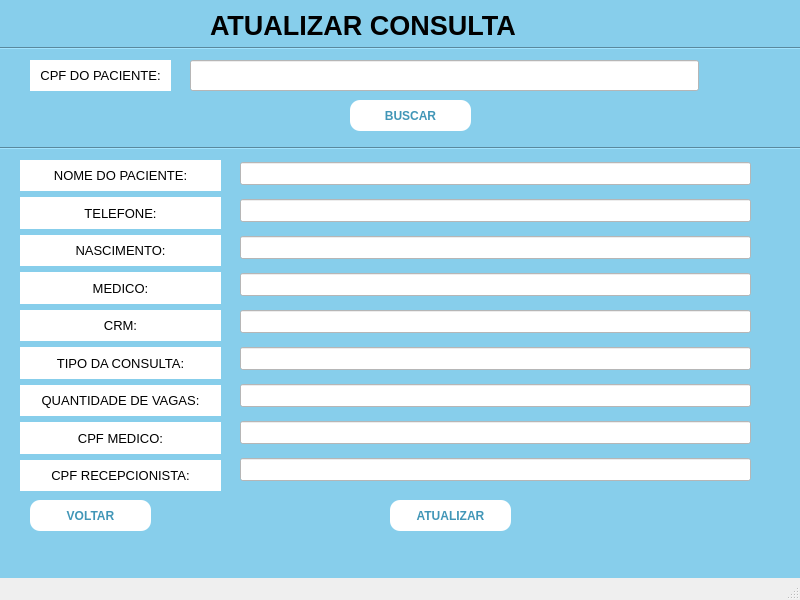
<?xml version="1.0" encoding="UTF-8"?>
<ui version="4.0">
 <class>MainWindow</class>
 <widget class="QMainWindow" name="MainWindow">
  <property name="geometry">
   <rect>
    <x>0</x>
    <y>0</y>
    <width>800</width>
    <height>600</height>
   </rect>
  </property>
  <property name="font">
   <font>
    <pointsize>10</pointsize>
   </font>
  </property>
  <property name="windowTitle">
   <string>MainWindow</string>
  </property>
  <property name="styleSheet">
   <string notr="true"/>
  </property>
  <property name="animated">
   <bool>true</bool>
  </property>
  <widget class="QWidget" name="centralwidget">
   <property name="styleSheet">
    <string notr="true">background-color: skyblue;</string>
   </property>
   <widget class="QLabel" name="label">
    <property name="geometry">
     <rect>
      <x>210</x>
      <y>0</y>
      <width>421</width>
      <height>51</height>
     </rect>
    </property>
    <property name="font">
     <font>
      <pointsize>20</pointsize>
      <weight>75</weight>
      <bold>true</bold>
     </font>
    </property>
    <property name="frameShape">
     <enum>QFrame::NoFrame</enum>
    </property>
    <property name="text">
     <string>ATUALIZAR CONSULTA</string>
    </property>
    <property name="textFormat">
     <enum>Qt::AutoText</enum>
    </property>
    <property name="alignment">
     <set>Qt::AlignLeading|Qt::AlignLeft|Qt::AlignVCenter</set>
    </property>
   </widget>
   <widget class="QPushButton" name="pushButton">
    <property name="geometry">
     <rect>
      <x>390</x>
      <y>500</y>
      <width>121</width>
      <height>31</height>
     </rect>
    </property>
    <property name="font">
     <font>
      <weight>75</weight>
      <bold>true</bold>
     </font>
    </property>
    <property name="styleSheet">
     <string notr="true">QPushButton {
    background-color: white;  /* Cor de fundo */
    color: rgb(65, 150, 183);  /* Cor do texto */
    border-radius: 10px;  /* Raio dos cantos */
    padding: 10px 20px;  /* Preenchimento interno */
}

QPushButton:hover {
    color: white;
    background-color: rgb(8, 113, 155);  /* Cor de fundo ao passar o mouse */
}</string>
    </property>
    <property name="text">
     <string>ATUALIZAR</string>
    </property>
   </widget>
   <widget class="QPushButton" name="pushButton_2">
    <property name="geometry">
     <rect>
      <x>30</x>
      <y>500</y>
      <width>121</width>
      <height>31</height>
     </rect>
    </property>
    <property name="font">
     <font>
      <weight>75</weight>
      <bold>true</bold>
     </font>
    </property>
    <property name="styleSheet">
     <string notr="true">QPushButton {
    background-color: white;  /* Cor de fundo */
    color: rgb(65, 150, 183);  /* Cor do texto */
    border-radius: 10px;  /* Raio dos cantos */
    padding: 10px 20px;  /* Preenchimento interno */
}

QPushButton:hover {
    color: white;
    background-color: rgb(8, 113, 155);  /* Cor de fundo ao passar o mouse */
}</string>
    </property>
    <property name="text">
     <string>VOLTAR</string>
    </property>
   </widget>
   <widget class="Line" name="line">
    <property name="geometry">
     <rect>
      <x>0</x>
      <y>140</y>
      <width>801</width>
      <height>16</height>
     </rect>
    </property>
    <property name="orientation">
     <enum>Qt::Horizontal</enum>
    </property>
   </widget>
   <widget class="QWidget" name="layoutWidget">
    <property name="geometry">
     <rect>
      <x>20</x>
      <y>160</y>
      <width>201</width>
      <height>331</height>
     </rect>
    </property>
    <layout class="QVBoxLayout" name="verticalLayout">
     <item>
      <widget class="QLabel" name="label_3">
       <property name="styleSheet">
        <string notr="true">background-color: white;</string>
       </property>
       <property name="text">
        <string>NOME DO PACIENTE:</string>
       </property>
       <property name="alignment">
        <set>Qt::AlignCenter</set>
       </property>
      </widget>
     </item>
     <item>
      <widget class="QLabel" name="label_11">
       <property name="styleSheet">
        <string notr="true">background-color: white;</string>
       </property>
       <property name="text">
        <string>TELEFONE:</string>
       </property>
       <property name="alignment">
        <set>Qt::AlignCenter</set>
       </property>
      </widget>
     </item>
     <item>
      <widget class="QLabel" name="label_4">
       <property name="styleSheet">
        <string notr="true">background-color: white;</string>
       </property>
       <property name="text">
        <string>NASCIMENTO:</string>
       </property>
       <property name="alignment">
        <set>Qt::AlignCenter</set>
       </property>
      </widget>
     </item>
     <item>
      <widget class="QLabel" name="label_5">
       <property name="styleSheet">
        <string notr="true">background-color: white;</string>
       </property>
       <property name="text">
        <string>MEDICO:</string>
       </property>
       <property name="alignment">
        <set>Qt::AlignCenter</set>
       </property>
      </widget>
     </item>
     <item>
      <widget class="QLabel" name="label_6">
       <property name="styleSheet">
        <string notr="true">background-color: white;</string>
       </property>
       <property name="text">
        <string>CRM:</string>
       </property>
       <property name="alignment">
        <set>Qt::AlignCenter</set>
       </property>
      </widget>
     </item>
     <item>
      <widget class="QLabel" name="label_7">
       <property name="styleSheet">
        <string notr="true">background-color: white;</string>
       </property>
       <property name="text">
        <string>TIPO DA CONSULTA:</string>
       </property>
       <property name="alignment">
        <set>Qt::AlignCenter</set>
       </property>
      </widget>
     </item>
     <item>
      <widget class="QLabel" name="label_9">
       <property name="styleSheet">
        <string notr="true">background-color: white;</string>
       </property>
       <property name="text">
        <string>QUANTIDADE DE VAGAS:</string>
       </property>
       <property name="alignment">
        <set>Qt::AlignCenter</set>
       </property>
      </widget>
     </item>
     <item>
      <widget class="QLabel" name="label_10">
       <property name="styleSheet">
        <string notr="true">background-color: white;</string>
       </property>
       <property name="text">
        <string>CPF MEDICO:</string>
       </property>
       <property name="alignment">
        <set>Qt::AlignCenter</set>
       </property>
      </widget>
     </item>
     <item>
      <widget class="QLabel" name="label_8">
       <property name="styleSheet">
        <string notr="true">background-color: white;</string>
       </property>
       <property name="text">
        <string>CPF RECEPCIONISTA:</string>
       </property>
       <property name="alignment">
        <set>Qt::AlignCenter</set>
       </property>
      </widget>
     </item>
    </layout>
   </widget>
   <widget class="QWidget" name="layoutWidget">
    <property name="geometry">
     <rect>
      <x>240</x>
      <y>154</y>
      <width>511</width>
      <height>341</height>
     </rect>
    </property>
    <layout class="QVBoxLayout" name="verticalLayout_2">
     <item>
      <widget class="QLineEdit" name="lineEdit_2">
       <property name="styleSheet">
        <string notr="true">background-color: white;</string>
       </property>
      </widget>
     </item>
     <item>
      <widget class="QLineEdit" name="lineEdit_3">
       <property name="styleSheet">
        <string notr="true">background-color: white;</string>
       </property>
      </widget>
     </item>
     <item>
      <widget class="QLineEdit" name="lineEdit_4">
       <property name="styleSheet">
        <string notr="true">background-color: white;</string>
       </property>
      </widget>
     </item>
     <item>
      <widget class="QLineEdit" name="lineEdit_5">
       <property name="styleSheet">
        <string notr="true">background-color: white;</string>
       </property>
      </widget>
     </item>
     <item>
      <widget class="QLineEdit" name="lineEdit_6">
       <property name="styleSheet">
        <string notr="true">background-color: white;</string>
       </property>
      </widget>
     </item>
     <item>
      <widget class="QLineEdit" name="lineEdit_7">
       <property name="styleSheet">
        <string notr="true">background-color: white;</string>
       </property>
      </widget>
     </item>
     <item>
      <widget class="QLineEdit" name="lineEdit_8">
       <property name="styleSheet">
        <string notr="true">background-color: white;</string>
       </property>
      </widget>
     </item>
     <item>
      <widget class="QLineEdit" name="lineEdit_9">
       <property name="styleSheet">
        <string notr="true">background-color: white;</string>
       </property>
      </widget>
     </item>
     <item>
      <widget class="QLineEdit" name="lineEdit_10">
       <property name="styleSheet">
        <string notr="true">background-color: white;</string>
       </property>
      </widget>
     </item>
    </layout>
   </widget>
   <widget class="QLineEdit" name="lineEdit_11">
    <property name="geometry">
     <rect>
      <x>190</x>
      <y>60</y>
      <width>509</width>
      <height>31</height>
     </rect>
    </property>
    <property name="styleSheet">
     <string notr="true">background-color: white;</string>
    </property>
   </widget>
   <widget class="QLabel" name="label_12">
    <property name="geometry">
     <rect>
      <x>30</x>
      <y>60</y>
      <width>141</width>
      <height>31</height>
     </rect>
    </property>
    <property name="styleSheet">
     <string notr="true">background-color: white;</string>
    </property>
    <property name="text">
     <string>CPF DO PACIENTE:</string>
    </property>
    <property name="alignment">
     <set>Qt::AlignCenter</set>
    </property>
   </widget>
   <widget class="QPushButton" name="pushButton_3">
    <property name="geometry">
     <rect>
      <x>350</x>
      <y>100</y>
      <width>121</width>
      <height>31</height>
     </rect>
    </property>
    <property name="font">
     <font>
      <weight>75</weight>
      <bold>true</bold>
     </font>
    </property>
    <property name="styleSheet">
     <string notr="true">QPushButton {
    background-color: white;  /* Cor de fundo */
    color: rgb(65, 150, 183);  /* Cor do texto */
    border-radius: 10px;  /* Raio dos cantos */
    padding: 10px 20px;  /* Preenchimento interno */
}

QPushButton:hover {
    color: white;
    background-color: rgb(8, 113, 155);  /* Cor de fundo ao passar o mouse */
}</string>
    </property>
    <property name="text">
     <string>BUSCAR</string>
    </property>
   </widget>
   <widget class="Line" name="line_2">
    <property name="geometry">
     <rect>
      <x>0</x>
      <y>40</y>
      <width>801</width>
      <height>16</height>
     </rect>
    </property>
    <property name="orientation">
     <enum>Qt::Horizontal</enum>
    </property>
   </widget>
  </widget>
  <widget class="QMenuBar" name="menubar">
   <property name="geometry">
    <rect>
     <x>0</x>
     <y>0</y>
     <width>800</width>
     <height>26</height>
    </rect>
   </property>
  </widget>
  <widget class="QStatusBar" name="statusbar"/>
 </widget>
 <resources/>
 <connections/>
</ui>
